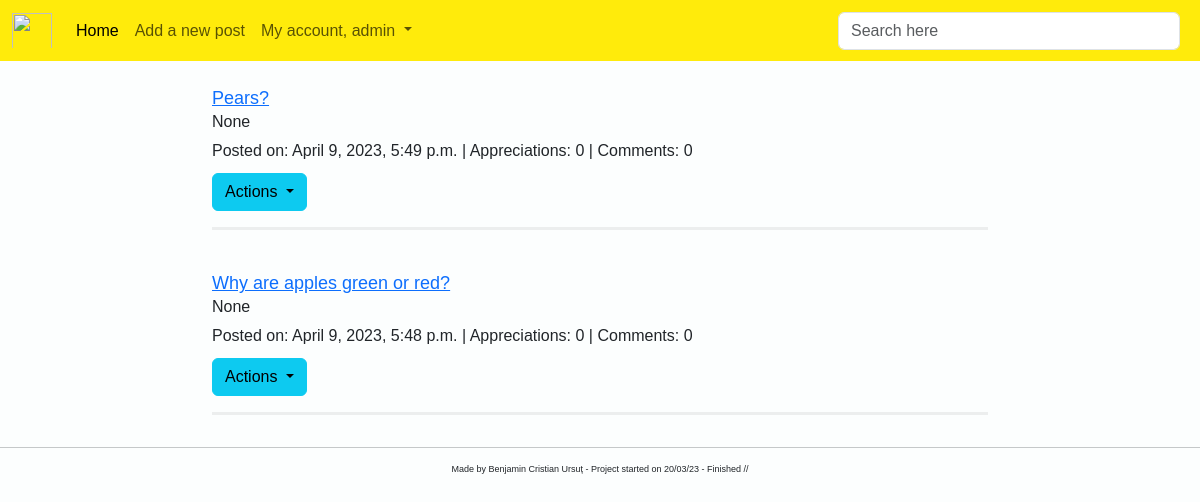
/all_posts/ (signed in), run on an earlier commit of the app's database.
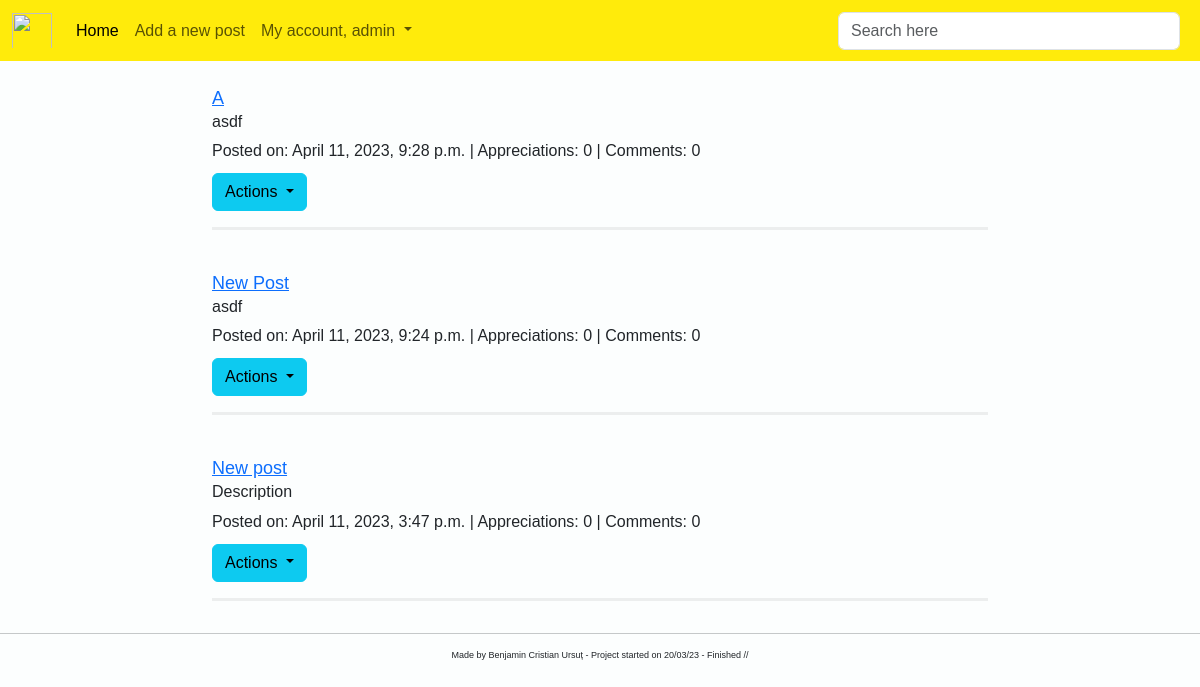
And on a later commit of the database.
### post/models.py (models this page shows, shortened)
class Post(models.Model):
    image = models.ImageField(null=True, blank=True)
    title = models.CharField(max_length=200, null=True)
    description = RichTextField(blank=True, null=True)
    tags = models.CharField(max_length=200, null=True)
    small_description = models.TextField(null=True, blank=True)
    date = models.DateField(auto_now_add=True, null=True)
    likes = models.ManyToManyField(User, related_name='blog_posts', blank=True)
    dislikes = models.ManyToManyField(User, related_name='blog', blank=True)
    created_on = models.DateTimeField(auto_now_add=True, null=True)
    active = models.BooleanField(default=True)
    class Meta:
        ordering = ['-created_on']
    def total_like(self):
        return self.likes.count()
    def total_comments(self):
        return self.comments.count()

### post/views.py (the view)
# urls.py: path('all_posts/', views.PostListView.as_view(), name='view-blog'),
class PostListView(LoginRequiredMixin, ListView):
    template_name = 'post/list_of_post.html'
    model = Post
    context_object_name = 'all_posts'

### templates/post/list_of_post.html (shortened to what this page needs)
{% extends 'base.html' %}
{% block content %}
    <div class="container-fluid">
        <div class="row">
            <div class="col-md-8 offset-md-2">
                {% for post in all_posts %}
                    {% if post.active %}
                        <br>
                        <a href="{% url 'detail-blog' post.id %}" style="font-size: large">{{ post.title }}</a>
                        {% if post.description %}
                            <h6>{{ post.small_description }}</h6>
                        {% endif %}
                        Posted on: {{ post.created_on }} |
                        Appreciations: {{ post.total_like }} |
                        Comments: {{ post.total_comments }}
                        {% if perms.post %}
                            <div class="dropdown" style="margin-top: 10px;">
                                <button class="btn btn-info dropdown-toggle" type="button" data-bs-toggle="dropdown"
                                        aria-expanded="false">
                                    Actions
                                </button>
                            </div>
                        {% endif %}
                        <hr class="solid" style="border-top: 3px solid #bbb;">
                    {% endif %}
                {% endfor %}
            </div>
        </div>
    </div>
{% endblock %}

### templates/base.html (shortened to what this page needs)
{% load static %}
<!DOCTYPE html>
<html lang="en">
<head>
    <link href="https://cdn.jsdelivr.net/npm/bootstrap@5.3.0-alpha1/dist/css/bootstrap.min.css"
          rel="stylesheet"
>
    <link rel="stylesheet" href="{% static 'css/my_style.css' %}">
</head>
<body>
{% include 'navbar.html' %}
{% block content %}
{% endblock %}
<hr style="margin-: 40px;">
<h6 style="font-size: xx-small" class="text-center">Made by Benjamin Cristian Ursuț - Project started on 20/03/23 -
    Finished //</h6>
</body>
</html>

### templates/navbar.html (shortened to what this page needs)
<nav class="navbar navbar-expand-lg" style="background-color: #FFEB0B">
    <div class="container-fluid">
        <img class="navbar-brand"
             src="https://external-content.duckduckgo.com/iu/?u=http%3A%2F%2Fclipart-library.com%2Fimages_k%2Fbears-logo-transparent%2Fbears-logo-transparent-8.png&f=1&nofb=1&ipt=9b6f724f443e20de8c7bcab7ae8802b0dc1c161da96e5839c84b3e390552ac47&ipo=images"
             width="40px" height="45px">
        <div class="collapse navbar-collapse" id="navbarSupportedContent">
            <ul class="navbar-nav me-auto mb-2 mb-lg-0">
                <li class="nav-item">
                    <a class="nav-link active" aria-current="page" href="{% url 'home' %}">Home</a>
                </li>
                {% if perms.post.add_post %}
                    <li class="nav-item">
                        <a class="nav-link" href="{% url 'new-blog' %}">Add a new post</a>
                    </li>
                {% endif %}
                {% if user.is_authenticated %}
                    <li class="nav-item dropdown">
                    <a class="nav-link dropdown-toggle" href="#" role="button" data-bs-toggle="dropdown"
                       aria-expanded="false">
                        My account, {{ user.username }}
                    </a>
                {% endif %}
                </li>
            </ul>
            <form method="get" class="d-flex" role="search" action="{% url 'search' %}" style="width: 350px">
                <input class="form-control me-2" type="search" name="search" placeholder="Search here"
                       aria-label="Search">
            </form>
        </div>
    </div>
</nav>

### templates/base.html (style rules this page uses)
body { background-color: #fcfefe; font-family: Helvetica, sans-serif; }

What changed in the data, as far as the page shows it:
removed Post: title "Pears?", small_description "None", created_on "April 9, 2023, 5:49 p.m.", total_like "0", total_comments "0"
removed Post: title "Why are apples green or red?", small_description "None", created_on "April 9, 2023, 5:48 p.m.", total_like "0", total_comments "0"
added Post: title "A", small_description "asdf", created_on "April 11, 2023, 9:28 p.m.", total_like "0", total_comments "0"
added Post: title "New Post", small_description "asdf", created_on "April 11, 2023, 9:24 p.m.", total_like "0", total_comments "0"
added Post: title "New post", small_description "Description", created_on "April 11, 2023, 3:47 p.m.", total_like "0", total_comments "0"
